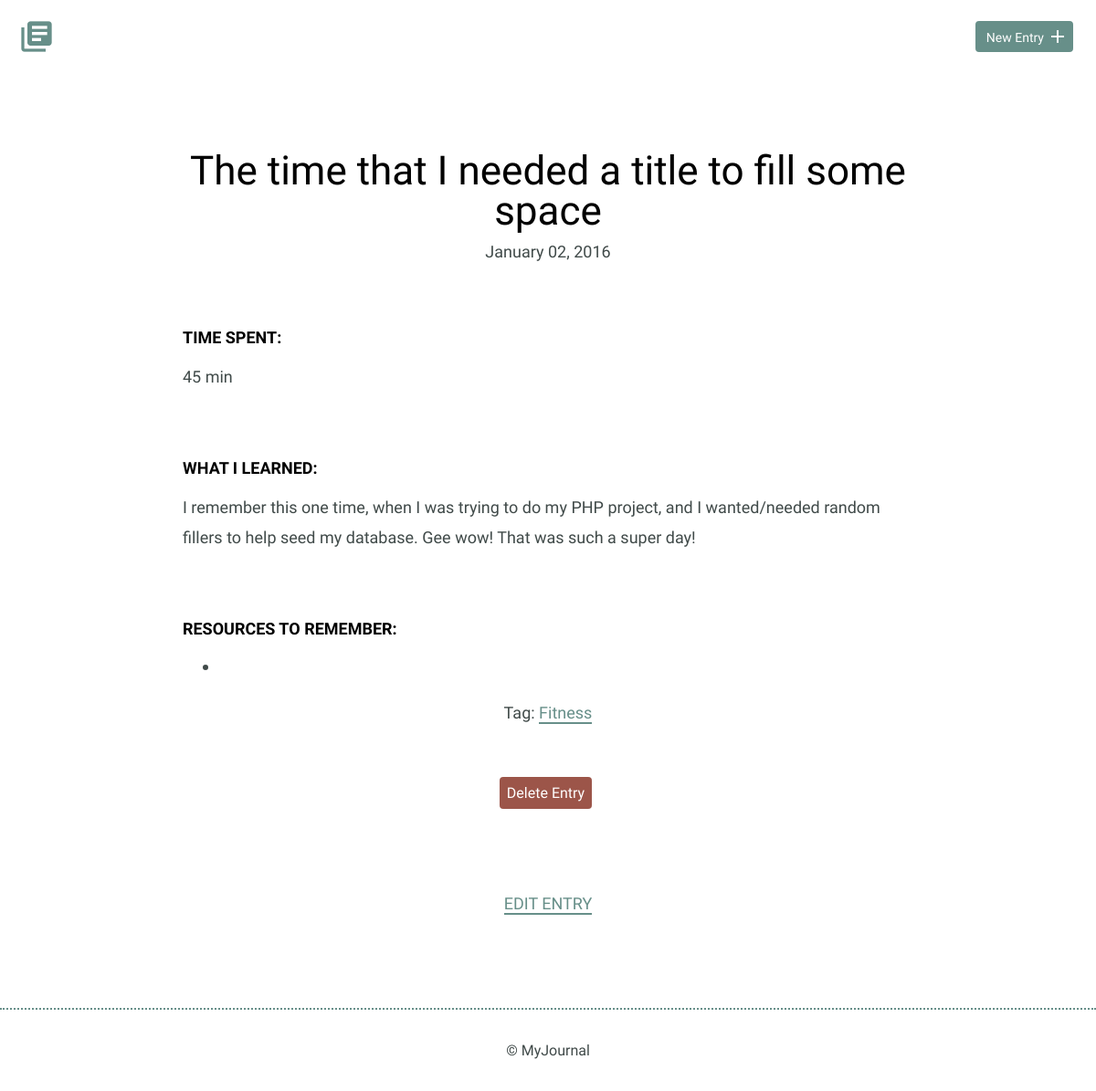
The app's page /detail.php?id=4 with its own data.
### tables this page shows
CREATE TABLE "entries" (
	"id"	INTEGER,
	"title"	TEXT,
	"date"	TEXT,
	"time_spent"	INTEGER,
	"learned"	BLOB,
	"resources"	BLOB,
	"tag_id"	INTEGER,
	PRIMARY KEY("id"),
	FOREIGN KEY("tag_id") REFERENCES "tags"("tag_id")
);

### inc/functions.php (called while the page is built, shortened)
<?php
function get_specific_entry($entry_id){
    include "connection.php";
    $sql = "SELECT title, date, time_spent, learned, resources, id, tag, tags.tag_id FROM entries INNER JOIN tags ON entries.tag_id = tags.tag_id WHERE id = ?";
    try{
        $results = $db->prepare($sql);
        $results->bindValue(1,$entry_id,PDO::PARAM_INT);
        $results->execute();
    } catch (Exception $e){
        echo "Error: " .$e->getMessage() . "<br /?";
        return false;
    }
    return $results->fetch();
}

### detail.php (the view, shortened to what this page needs)
<?php
include('inc/header.php');
include('inc/functions.php');
if (isset($_GET['id'])){
    list($title, $date, $time_spent, $learned, $resources, $id, $tag) = get_specific_entry(filter_input(INPUT_GET, 'id', FILTER_SANITIZE_NUMBER_INT));
}
?>
<div class="container">
    <div class="entry-list single">
        <article>
            <h1><?php echo $title?></h1>
            <?php echo "<time datetime='" . strtotime($date) . "'>" . date('F d, Y', strtotime($date)) . "</time><br />";?>
            <div class="entry">
                <h3>Time Spent: </h3>
                <p><?php echo $time_spent;?></p>
            </div>
            <div class="entry">
                <h3>What I Learned:</h3>
                <p><?php echo nl2br($learned)?></p>
            </div>
            <div class="entry">
                <h3>Resources to Remember:</h3>
                <ul>
                    <li><?php echo nl2br($resources);?></li>
                </ul>
            </div>
            <div>
                <p class='tag'>Tag: <a href='index.php?tag=<?php echo $tag?>'><?php echo $tag;?></a></p>
            </div>
            <div class="delete">
                <form method='post' action='detail.php' onsubmit="return confirm('Are you sure you want to delete this task?')">
                    <input type='submit' class="buton button-delete" value='Delete Entry' />
                </form>
            </div>
        </article>
    </div>
</div>
<div class="edit">
    <p><a href='edit.php?id=<?php echo $id; ?>'> Edit Entry </a></p>
</div>
<?php
include('inc/footer.php');
?>

### css/site.css (style rules this page uses)
body { font-size: 16px; color: #404a49; font-family: 'Cousine', serif; font-weight: 400; }
.container { margin: 0 auto; padding: 0 25px; }
.button-delete { background: #9C5549; padding: 0.5em; color: #fff; border-radius: 4px; text-decoration: none; border: none; }
h1, h2, h3 { margin: 0; font-weight: 400; line-height: 1em; color: #000; }
h1 { font-size: 44px; margin-bottom: 12px; }
h3 { font-size: 18px; font-family: 'Work Sans', serif; font-weight: 600; text-transform: uppercase; }
p { line-height: 1.8em; font-size: 18px; }
p a { border-bottom: 2px solid #678f89; padding: 0; color: #678f89; text-decoration: none; }
ul li { line-height: 1.8em; font-size: 18px; }
.entry-list, .edit-entry, .new-entry { max-width: 800px; margin: 0 auto; padding: 70px 0 150px 0; }
.entry-list article { margin-bottom: 70px; text-align: center; }
.entry-list article:last-child { margin-bottom: 0; }
.entry-list.single { padding-bottom: 70px; }
.entry-list.single time { font-size: 18px; }
.entry { max-width: 800px; margin: 75px auto 0 auto; text-align: left; }
.entry p { margin-bottom: 40px; }
.edit { padding-bottom: 80px; text-align: center; margin: 0 auto; }
.edit a { font-weight: 400; text-transform: uppercase; font-size: 18px; }
.tag { display:block; margin-bottom: 3em; }
input[type=submit] { margin-right: 5px; }

### records on screen
entries: title "The time that I needed a title to fill some space", date "January 02, 2016", time_spent "45 min", learned "I remember this one time, when I was trying to do my PHP project, and I wanted/needed random fillers to help seed my database. Gee wow! That was such a super day!"

### other values on screen
$tag "Fitness"
